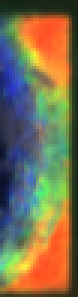
#> input picture test/image_00005.png, 26 x 99 px, given in place of cats.jpg, which was not available (shown 3 times larger)
$ python measurement.py
#> lines starting #> are read from the running program, lines starting #| are printed output that depends on the picture; after the words box and inside, x2 and y2 are one past the last pixel; in counts of white or black regions, pixels touching at a corner belong together; pictures that were not available may be replaced by others from this repository, and a replacement may not be noted
### image_processor.py
"""
이미지 전처리 모듈
이미지 로드, 색상 변환, 블러, 리사이징 등의 전처리 작업 수행
"""

import cv2 as cv
import numpy as np


def load_image(image_path):
    """
    이미지 파일 로드

    Args:
        image_path (str): 이미지 파일 경로

    Returns:
        numpy.ndarray: 로드된 이미지 (BGR 형식)
        None: 로드 실패 시
    """
    try:
        img = cv.imread(image_path)
#> img is the input picture: shape (99, 26, 3); mean B, G, R 80.4, 112.3, 122.9
        if img is None:
            print(f"이미지 로드 실패: {image_path}")
            return None
        return img
    except Exception as e:
        print(f"이미지 로드 오류: {e}")
        return None


def resize_image(img, scale=1.0):
    """
    이미지 크기 조정

    Args:
        img (numpy.ndarray): 입력 이미지
        scale (float): 스케일 비율 (0.5 = 50%, 1.0 = 원본)

    Returns:
        numpy.ndarray: 리사이징된 이미지
    """
    if scale == 1.0:
        return img

    width = int(img.shape[1] * scale)
    height = int(img.shape[0] * scale)
    dimensions = (width, height)

    resized = cv.resize(img, dimensions, interpolation=cv.INTER_AREA)
    return resized


def convert_to_hsv(img):
    """
    BGR 이미지를 HSV 색상 공간으로 변환

    Args:
        img (numpy.ndarray): BGR 형식 이미지

    Returns:
        numpy.ndarray: HSV 형식 이미지
    """
    hsv = cv.cvtColor(img, cv.COLOR_BGR2HSV)
#> hsv: shape (99, 26, 3); mean H, S, V 56.3, 144.3, 156
    return hsv


# [12 lines left out: function convert_to_gray, not called in this run]


def apply_gaussian_blur(img, kernel_size=(5, 5)):
    """
    가우시안 블러 적용 (노이즈 제거)

    Args:
        img (numpy.ndarray): 입력 이미지
        kernel_size (tuple): 커널 크기 (홀수여야 함)

    Returns:
        numpy.ndarray: 블러 처리된 이미지
    """
#> called with kernel_size = (5, 5)
    blurred = cv.GaussianBlur(img, kernel_size, 0)
#> blurred: shape (99, 26, 3); mean H, S, V 56, 144.6, 156.6
    return blurred


def apply_morphology(img, operation='open', kernel_size=(5, 5), shape=cv.MORPH_ELLIPSE):
    """
    형태학적 연산 적용 (Opening/Closing)

    Args:
        img (numpy.ndarray): 입력 이미지 (이진 이미지)
        operation (str): 'open', 'close', 'erode', 'dilate'
        kernel_size (tuple): 커널 크기
        shape: 커널 형태 (cv.MORPH_RECT, cv.MORPH_ELLIPSE, cv.MORPH_CROSS)

    Returns:
        numpy.ndarray: 형태학적 연산이 적용된 이미지
    """
    kernel = cv.getStructuringElement(shape, kernel_size)

    if operation == 'open':
        result = cv.morphologyEx(img, cv.MORPH_OPEN, kernel)
    elif operation == 'close':
        result = cv.morphologyEx(img, cv.MORPH_CLOSE, kernel)
    elif operation == 'erode':
        result = cv.erode(img, kernel)
    elif operation == 'dilate':
        result = cv.dilate(img, kernel)
    else:
        print(f"알 수 없는 연산: {operation}")
        result = img

    return result


def preprocess_image(img, config):
    """
    이미지 전처리 파이프라인
    1. 리사이징
    2. HSV 변환
    3. 블러 적용

    Args:
        img (numpy.ndarray): 입력 이미지 (BGR)
        config: 설정 객체 (Config 클래스)

    Returns:
        tuple: (전처리된 HSV 이미지, 리사이징된 원본 이미지)
    """
    # 1. 리사이징 (처리 속도 향상)
    resized = resize_image(img, config.RESIZE_SCALE)

    # 2. HSV 색상 공간 변환
    hsv = convert_to_hsv(resized)

    # 3. 가우시안 블러 적용 (노이즈 제거)
    blurred_hsv = apply_gaussian_blur(hsv, config.BLUR_KERNEL_SIZE)

    return blurred_hsv, resized


# [14 lines left out: function create_mask_from_hsv, not called in this run]


def apply_bilateral_filter(img, d=9, sigma_color=75, sigma_space=75):
    """
    Bilateral Filter: 엣지 보존하면서 노이즈 제거

    AOI RGB 조명 이미지에서 표면 거칠기에 의한 색상 노이즈를 제거하되,
    솔더 필렛의 색상 경계(Blue→Green→Red 전환)는 보존.

    Args:
        img (numpy.ndarray): BGR 이미지
        d (int): 필터 직경 (-1이면 sigma_space에서 자동 계산)
        sigma_color (float): 색상 공간 시그마 (클수록 먼 색상도 혼합)
        sigma_space (float): 좌표 공간 시그마 (클수록 넓은 범위 혼합)

    Returns:
        numpy.ndarray: 노이즈 제거된 이미지
    """
#> called with d = 9, sigma_color = 75, sigma_space = 75
    return cv.bilateralFilter(img, d, sigma_color, sigma_space)
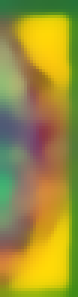
#> returned value: shape (99, 26, 3) (shown 3 times larger); mean of channels 0, 1, 2 56, 145, 157.7; drawn as B, G, R


# [17 lines left out: function apply_nlm_denoise, not called in this run]


def normalize_rgb(img):
    """
    Normalized RGB 변환: r = R/(R+G+B), g = G/(R+G+B), b = B/(R+G+B)

    산업용 AOI 표준 방식. 조명 밝기(전체 밝기)에 무관하게
    순수한 색상 비율만 추출. 밝든 어둡든 같은 경사면은 같은 비율.

    Args:
        img (numpy.ndarray): BGR 이미지

    Returns:
        tuple: (norm_b, norm_g, norm_r) 각각 float32 [0.0~1.0]
    """
    b, g, r = cv.split(img)
    total = b.astype(np.float32) + g.astype(np.float32) + r.astype(np.float32)
    total = np.maximum(total, 1.0)  # 0으로 나누기 방지

    norm_b = b.astype(np.float32) / total
    norm_g = g.astype(np.float32) / total
    norm_r = r.astype(np.float32) / total

    return norm_b, norm_g, norm_r


# [28 lines left out: function enhance_contrast, not called in this run]


# [29 lines that do not run on import are left out]

### detector.py
"""
솔더 페이스트 검출 엔진
AOI RGB 조명 이미지 기반 솔더 페이스트 영역 검출

v4: Normalized RGB + 노이즈 제거 기반 검출 개선
- AOI 이미지 색상 혼합 문제 분석 반영
  - 이미지 80%가 혼합색, 파란 영역의 77-93%가 G/R 오염
  - 로컬 노이즈 std=50, 단일 채널 임계값은 본질적 한계
- 산업용 AOI 표준 Normalized RGB(색상비) 검출 도입
- Bilateral/NLM 노이즈 제거 전처리 도입
- 색상 그라데이션 패턴 분석 추가
"""

import cv2 as cv
import numpy as np
from image_processor import (create_mask_from_hsv, apply_morphology,
                              apply_bilateral_filter, apply_nlm_denoise,
                              normalize_rgb)


def detect_solder_paste(img, config):
    """
    솔더 페이스트 영역 검출 메인 함수

    3D 높이 맵 모드: 분석 결과 기반 최적 검출 (Blue Otsu + CLAHE 앙상블)
    2D 색상 모드: HSV 색상 범위 기반 검출

    Args:
        img (numpy.ndarray): BGR 또는 HSV 형식 이미지
        config: 설정 객체 (Config 클래스)

    Returns:
        tuple: (검출된 윤곽선 리스트, 이진 마스크)
    """
    if config.HEIGHT_MAP_MODE:
        # 3D 높이 맵 모드: 분석 결과 기반 최적 검출
        detection_method = getattr(config, 'DETECTION_METHOD', 'ensemble')

        if detection_method == 'otsu_blue':
            mask = detect_otsu_blue_inv(img)
        elif detection_method == 'clahe_blue':
            mask = detect_clahe_blue_inv(img)
        elif detection_method == 'adaptive':
            mask = detect_adaptive_blue(img)
        elif detection_method == 'ensemble':
            mask = detect_ensemble(img)
        elif detection_method == 'ensemble_v4':
            mask = detect_ensemble_v4(img)
        elif detection_method == 'norm_rgb':
            threshold = getattr(config, 'NORM_RGB_THRESHOLD', 0.4)
            mask = detect_normalized_rgb(img, target='blue', threshold=threshold)
        elif detection_method == 'legacy':
            # 기존 방식 (하위 호환)
            mask = create_height_mask(img, config.HEIGHT_THRESHOLD_MIN,
                                       config.HEIGHT_THRESHOLD_MAX)
        else:
            mask = detect_ensemble_v4(img)
    else:
        # 2D 색상 모드: HSV 기반 검출
        mask = create_mask_from_hsv(img, config.LOWER_HSV, config.UPPER_HSV)

    # 형태학적 연산 (노이즈 제거)
    mask = apply_morphology(mask, 'open', config.MORPH_KERNEL_SIZE, cv.MORPH_ELLIPSE)
    mask = apply_morphology(mask, 'close', config.MORPH_KERNEL_SIZE, cv.MORPH_ELLIPSE)

    # 윤곽선 검출
    contours = find_contours(mask)

    # 필터링 (면적, 원형도 기준)
    filtered_contours = filter_contours(contours, config)

    return filtered_contours, mask


# ============================================================
# 분석 결과 기반 최적 검출 방법들
# ============================================================

# [11 lines left out: function detect_otsu_blue_inv, not called in this run]


def detect_clahe_blue_inv(img, clip_limit=4.0, tile_size=4):
    """
    [안정성 1위] CLAHE + Blue 채널 Otsu 반전 (std=0.010)

    CLAHE로 Blue 채널의 국소 대비를 강화한 후 Otsu 반전.
    모든 이미지에서 가장 일관된 결과를 보임 (표준편차 최소).
    """
#> called with clip_limit = 4, tile_size = 4
    blue = img[:, :, 0]
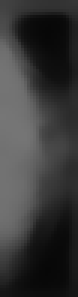
#> blue: shape (99, 26) (shown 3 times larger); min 7, max 118, mean 56
    clahe = cv.createCLAHE(clipLimit=clip_limit, tileGridSize=(tile_size, tile_size))
    enhanced = clahe.apply(blue)
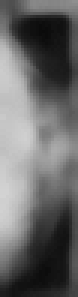
#> enhanced: shape (99, 26) (shown 3 times larger); min 10, max 211, mean 104.2
    _, mask = cv.threshold(enhanced, 0, 255, cv.THRESH_BINARY_INV + cv.THRESH_OTSU)
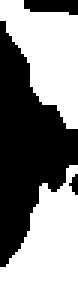
#> mask: shape (99, 26) (shown 3 times larger); 53.9% white; 3 black regions (1 under 20 px), largest, box (x1, y1, x2, y2) and area: (0, 7, 26, 89) 1101, (8, 0, 26, 5) 73
    return mask


# [69 lines left out: functions detect_adaptive_blue, detect_ensemble, not called in this run]


# ============================================================
# v4: Normalized RGB + 노이즈 제거 기반 검출
# ============================================================

def detect_normalized_rgb(img, target='blue', threshold=0.4):
    """
    Normalized RGB 검출 (산업용 AOI 표준 방식)

    r = R/(R+G+B), g = G/(R+G+B), b = B/(R+G+B)
    조명 밝기에 무관하게 색상 비율만으로 영역 판단.

    Args:
        img: BGR 이미지
        target: 검출 대상 ('blue', 'red', 'green')
        threshold: 비율 임계값 (0.0~1.0)

    Returns:
        numpy.ndarray: 이진 마스크
    """
    norm_b, norm_g, norm_r = normalize_rgb(img)

    if target == 'blue':
        mask = (norm_b >= threshold).astype(np.uint8) * 255
    elif target == 'red':
        mask = (norm_r >= threshold).astype(np.uint8) * 255
    elif target == 'green':
        mask = (norm_g >= threshold).astype(np.uint8) * 255
    else:
        mask = (norm_b >= threshold).astype(np.uint8) * 255

    return mask


def detect_norm_rgb_diff(img, pair='b-r', threshold=0.1):
    """
    Normalized RGB 차이 기반 검출

    특정 색상이 다른 색상보다 얼마나 우세한지로 판단.
    예: b-r > 0.1 → Blue 비율이 Red보다 10% 이상 높은 영역

    Args:
        img: BGR 이미지
        pair: 'b-r', 'b-g', 'r-g', 'r-b' 등
        threshold: 차이 임계값

    Returns:
        numpy.ndarray: 이진 마스크
    """
    norm_b, norm_g, norm_r = normalize_rgb(img)

    ch_map = {'b': norm_b, 'g': norm_g, 'r': norm_r}
    parts = pair.split('-')
    if len(parts) == 2 and parts[0] in ch_map and parts[1] in ch_map:
        diff = ch_map[parts[0]] - ch_map[parts[1]]
        mask = (diff >= threshold).astype(np.uint8) * 255
    else:
        mask = np.zeros(img.shape[:2], dtype=np.uint8)

    return mask


def detect_color_ratio(img, pair='bg', threshold=1.5):
    """
    채널 비율 검출: B/G, R/G, B/R 등 두 채널의 직접 비율로 판단

    AOI에서 경사 방향 판별에 사용. Normalized RGB와 달리
    두 채널만의 상대적 관계에 집중.

    Args:
        img: BGR 이미지
        pair: 'bg'=B/G, 'br'=B/R, 'rg'=R/G 등
        threshold: 비율 임계값 (1.0 이상)

    Returns:
        numpy.ndarray: 이진 마스크
    """
    b, g, r = cv.split(img)
    b = b.astype(np.float32)
    g = g.astype(np.float32)
    r = r.astype(np.float32)

    pair_map = {
        'bg': (b, g), 'br': (b, r), 'rg': (r, g),
        'gb': (g, b), 'rb': (r, b), 'gr': (g, r)
    }

    if pair in pair_map:
        num, den = pair_map[pair]
        den = np.maximum(den, 1.0)
        ratio = num / den
        mask = (ratio >= threshold).astype(np.uint8) * 255
    else:
        mask = np.zeros(img.shape[:2], dtype=np.uint8)

    return mask


# [65 lines left out: functions detect_gradient_pattern, detect_denoised, not called in this run]


def detect_ensemble_v4(img):
    """
    v4 앙상블: Normalized RGB + 노이즈 제거 + 기존 안정 방법 결합

    v3 대비 변경:
    - Normalized RGB 검출 추가 (산업용 AOI 표준)
    - Bilateral Filter 전처리 적용 방법 추가
    - 색상 비율 기반 검출 추가

    가중치는 v4 분석 결과로 업데이트 예정.
    현재는 초기 설정.
    """
    h, w = img.shape[:2]
    votes = np.zeros((h, w), dtype=np.float32)

    # 노이즈 제거된 이미지 준비
    denoised = apply_bilateral_filter(img, d=9, sigma_color=75, sigma_space=75)

    # 방법 1: Bilateral + CLAHE Blue inv (노이즈 제거 + 안정성 1위)
    mask1 = detect_clahe_blue_inv(denoised, clip_limit=4.0, tile_size=4)
    votes += (mask1 > 0).astype(np.float32) * 2.0

    # 방법 2: Normalized RGB blue (산업용 AOI 표준)
    mask2 = detect_normalized_rgb(denoised, target='blue', threshold=0.40)
#> in normalize_rgb, `b, g, r = cv.split(img)`:
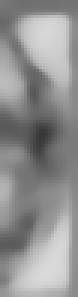
#> g: shape (99, 26) (shown 3 times larger); min 55, max 217, mean 145
#> (the rest of the program and of its run is left out)
